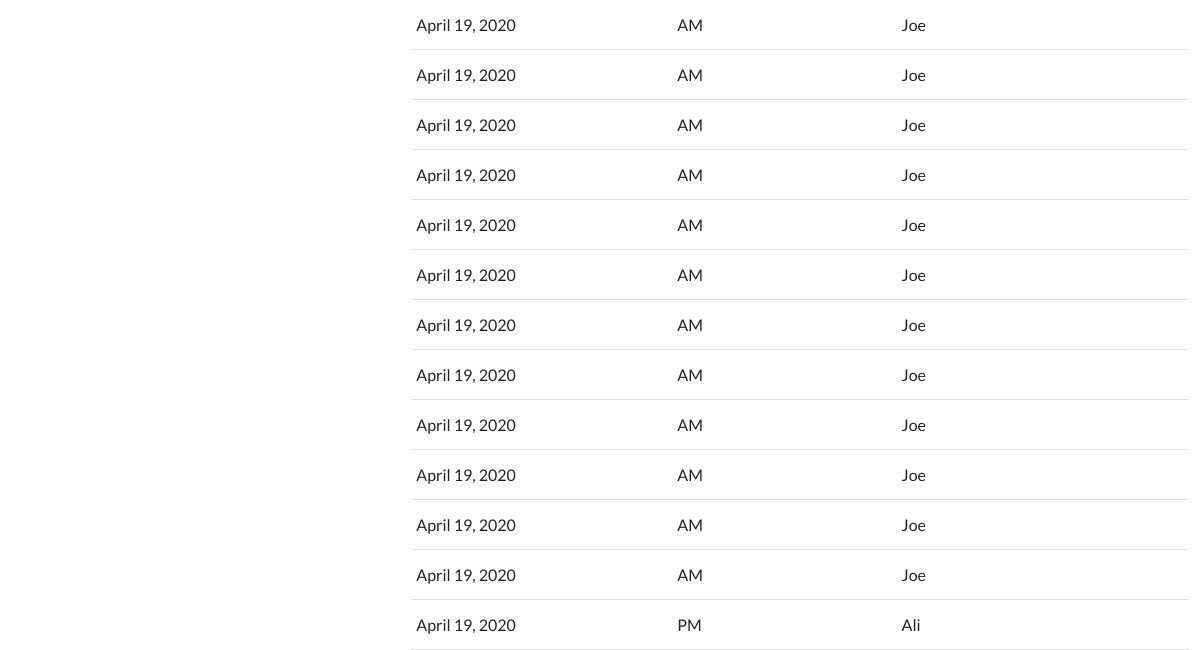
/manager/homepage (signed in, lower part), run on an earlier commit of the app's database.
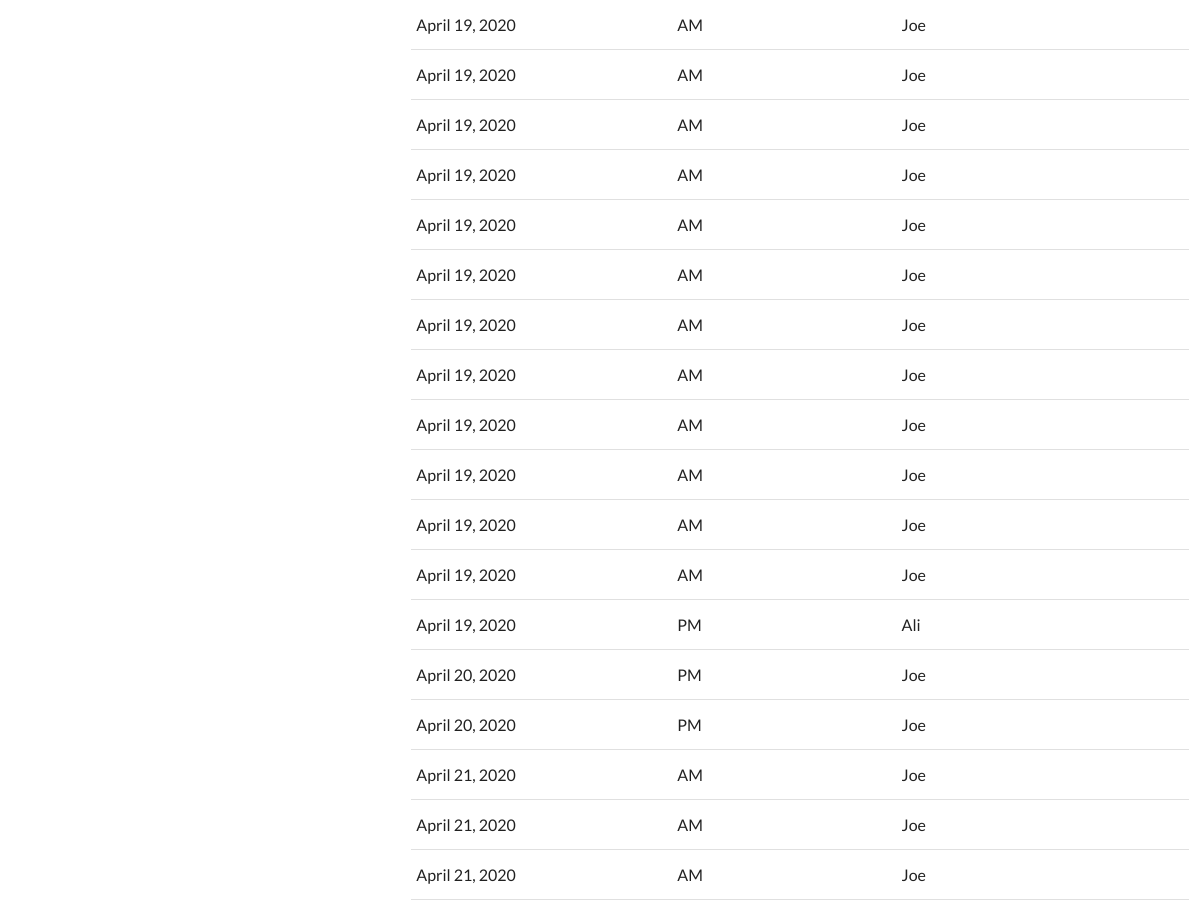
And on a later commit of the database.
### Employees/models.py (models this page shows)
class Form(models.Model):
    date = models.DateField()
    time = models.TimeField()
    time_frame = models.CharField(max_length = 20, choices = (('AM','AM'),('PM','PM')))
    submitted_employee = models.ForeignKey(Employee, on_delete=models.CASCADE)
    cc_tip = models.FloatField()
    service_charge = models.FloatField()
    cash_sales = models.FloatField()
    cash_tip = models.FloatField()
    pre_shift_tip = models.FloatField()

### Manager/models.py (models this page shows, shortened)
class Employee (models.Model):
    name = models.CharField (max_length = 100)
    point = models.FloatField()
    phone = models.CharField(max_length = 10)
    def __str__(self):
        return self.name

### Manager/views.py (the view)
# urls.py: path('homepage', home_view, name = 'home'),
def home_view(request):
    if request.user.manager == False:
        return redirect('/employee/')
    title = 'Dashboard | Home'
    if request.method == 'POST':
        start_date = request.POST['start_date_input']
        end_date = request.POST['end_date_input']
        forms = Form.objects.filter(date__gte=start_date).filter(date__lte=end_date)
        return render(request, 'home.html', {'allForms':forms})
    today_date = datetime.today().date()
    week_ago = today_date - timedelta(days=7)
    allForms = Form.objects.filter(date__gte = week_ago)
    context = {
        'title': title,
        'allForms':allForms
    }
    return render(request, 'home.html', context)

### Login/models.py (called while the page is built)
    @property
    def is_active(self):
        return True

### Manager/templates/home.html (shortened to what this page needs)
{% extends 'base.html' %}
{% block content %}
<head>
   {% load static %}
   <link rel = "stylesheet" type = "text/css" href = "{% static 'home.css' %}">
</head>
<div class="center-align" id="recent-forms">
   <table>
{% for form in allForms %}
      <tr>
         <td>{{form.date}}</td>
         <td>{{form.time_frame}}</td>
         <td>{{form.submitted_employee}}</td>
      </tr>
{% endfor %}
   </table>
</div>
{% endblock %}

What changed in the data, as far as the page shows it:
added Form: date "April 20, 2020", time_frame "PM", submitted_employee "Joe"
added Form: date "April 20, 2020", time_frame "PM", submitted_employee "Joe"
added Form: date "April 21, 2020", time_frame "AM", submitted_employee "Joe"
added Form: date "April 21, 2020", time_frame "AM", submitted_employee "Joe"
added Form: date "April 21, 2020", time_frame "AM", submitted_employee "Joe"
